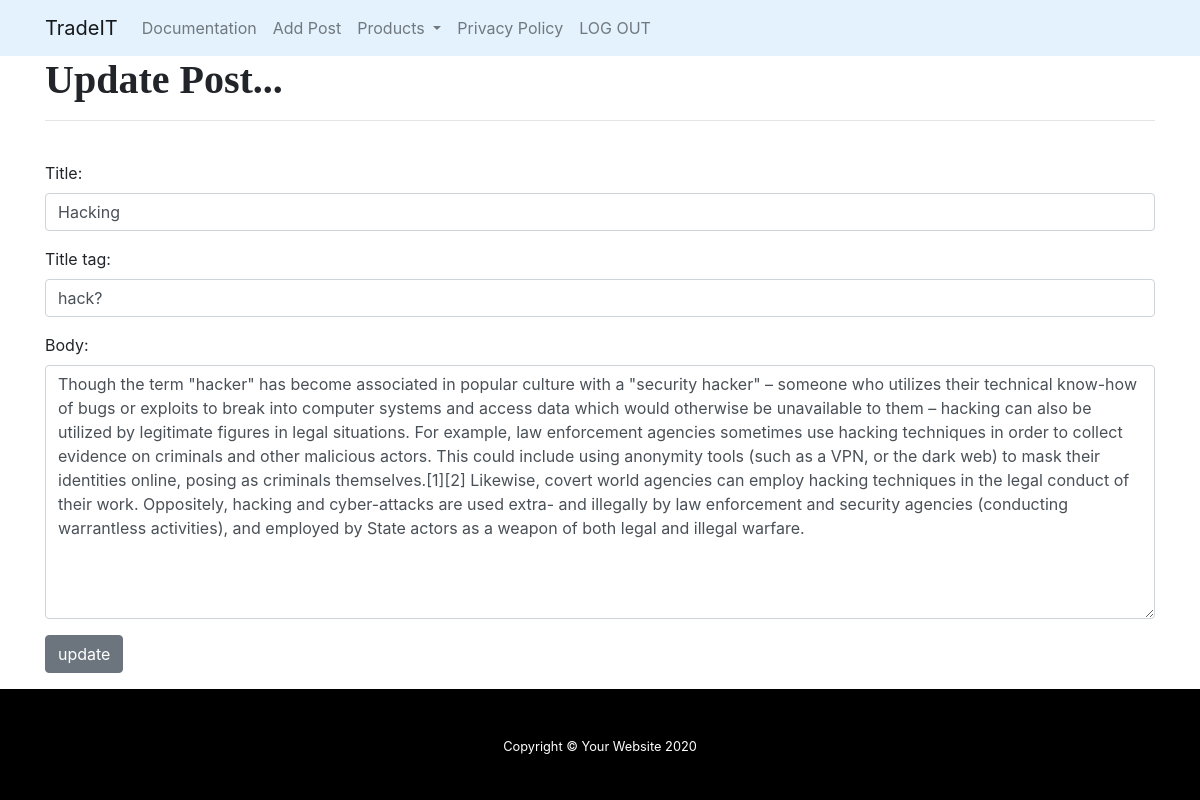
/article/edit/32 (signed in), run on the app's committed database.
### affiliate/models.py (models this page shows, shortened)
class Post(models.Model):
    title = models.CharField(max_length=255)
    title_tag = models.CharField(max_length=255)
    author = models.ForeignKey(User, on_delete = models.CASCADE)
    body = models.TextField()
    post_date = models.DateField(auto_now_add=True)

### affiliate/views.py (the view)
# urls.py: path('article/edit/<int:pk>', UpdatePostView.as_view(), name="update_post"),
class UpdatePostView(UpdateView):
    model = Post
    form_class = EditForm
    template_name = "update_post.html"

### affiliate/forms.py
class EditForm(forms.ModelForm):
    class Meta:
        model = Post
        fields = ('title', 'title_tag','body')
        widgets = {
            'title': forms.TextInput(attrs={'class': 'form-control'}),
            'title_tag': forms.TextInput(attrs={'class': 'form-control'}),
            'body': forms.Textarea(attrs={'class': 'form-control'}),
        }

### affiliate/templates/update_post.html (shortened to what this page needs)
{% extends 'base.html'%}
{% block body %}
{% if user.is_authenticated  %}
<div class='container'>
<h1>Update Post...</h1>
<hr>
<br/>
<div class="mb-3">
<form method="POST">
    {{ form.as_p }}
    <button class="btn btn-secondary">update</button>
</form>
</div>
</div>
{% else %}
You are not allowed here ! (and you know that very well......)
{% endif %}
{% endblock body %}

### affiliate/static/affiliate/css/modern-business.css (style rules this page uses)
body { padding-top: 56px; }

### data on the page
Post: title "Hacking", title_tag "hack?", body "Though the term \"hacker\" has become associated in popular culture with a \"security hacker\" – someone who utilizes their technical know-how of bugs or exploits to break into computer systems and access data which would otherwise be unavailable to them – hacking can also be utilized by legitimate figures in legal situations. For example, law enforcement agencies sometimes use hacking techniques in order to collect evidence on criminals and other malicious actors. This could include using anonymity tools (such as a VPN, or the dark web) to mask their identities online, posing as criminals themselves.[1][2] Likewise, covert world agencies can employ hacking techniques in the legal conduct of…"
